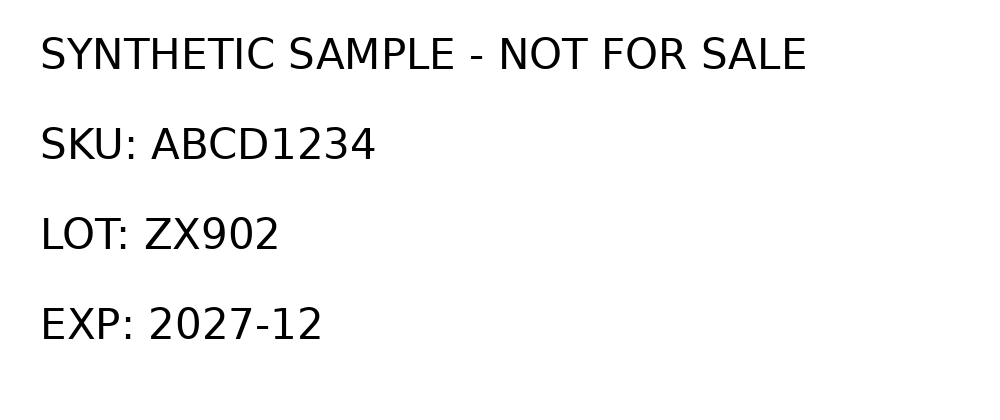
#> input picture sample_data/carton.png, 1000 x 420 px
$ python -i pharma_gui.py   (imports and definitions only)
#> lines starting #> are read from the running program, lines starting #| are printed output that depends on the picture; after the words box and inside, x2 and y2 are one past the last pixel; in counts of white or black regions, pixels touching at a corner belong together
import tkinter as tk
from tkinter import filedialog, Label, Button, Text
from PIL import ImageTk, Image
import pytesseract
import re
import cv2
from pprint import pprint

# Explicitly set path to Tesseract executable
pytesseract.pytesseract.tesseract_cmd = r"C:\\Program Files\\Tesseract-OCR\\tesseract.exe"

def preprocess_image(image_path):
#> called with image_path = 'sample_data/carton.png'
    img = cv2.imread(image_path)
#> img is the input picture: shape (420, 1000, 3); min 0, max 255, mean 246.6
    gray = cv2.cvtColor(img, cv2.COLOR_BGR2GRAY)
    contrast = cv2.convertScaleAbs(gray, alpha=2.0, beta=0)
    blur = cv2.GaussianBlur(contrast, (3, 3), 0)
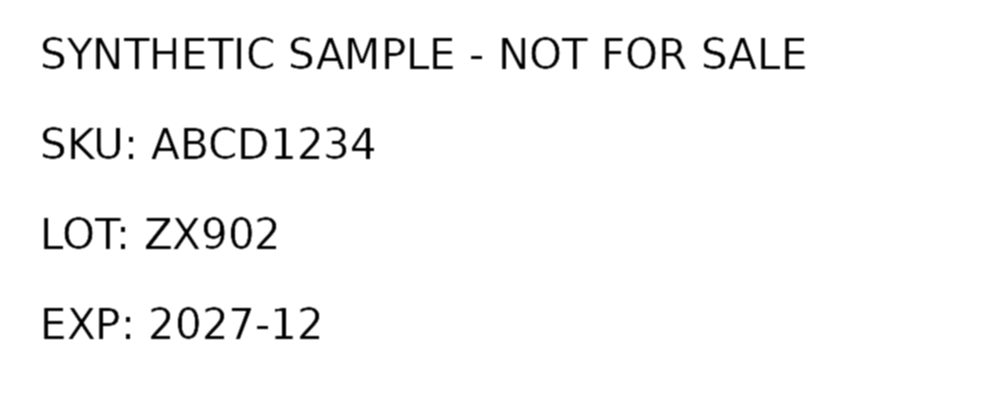
#> blur: shape (420, 1000); min 0, max 255, mean 247.4
    _, thresh = cv2.threshold(blur, 0, 255, cv2.THRESH_BINARY + cv2.THRESH_OTSU)
#> thresh: shape (420, 1000); 96.8% white; 61 black regions, largest, box (x1, y1, x2, y2) and area: (348, 38, 376, 69) 409, (96, 38, 119, 69) 362, (502, 38, 525, 69) 362
    cv2.imwrite("debug_output.png", thresh)
    return thresh

# [35 lines left out: functions extract_text_from_image, verify_ocv_patterns, not called in this run]

class OCRApp:
    # [46 lines left out: functions __init__, load_image, run_ocr_ocv, not called in this run]

# [4 lines not run here, left out]

>>> result = preprocess_image('sample_data/carton.png')
